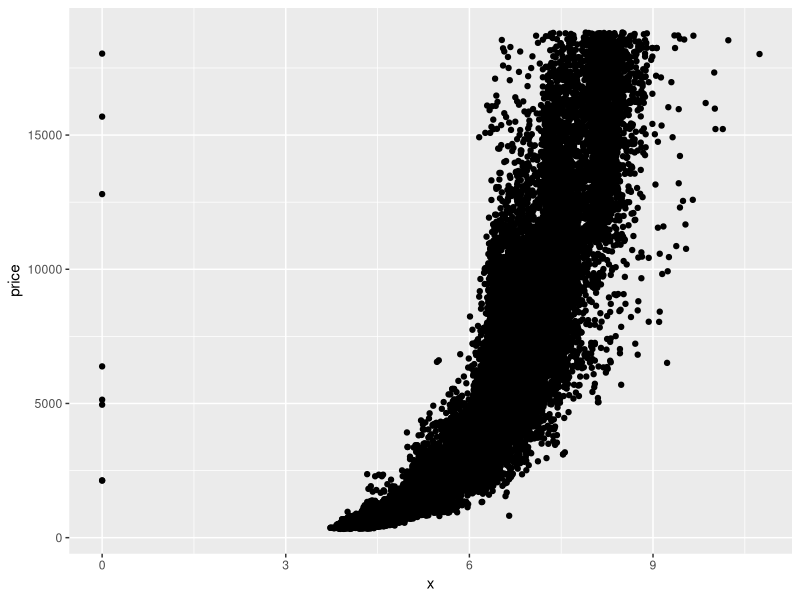
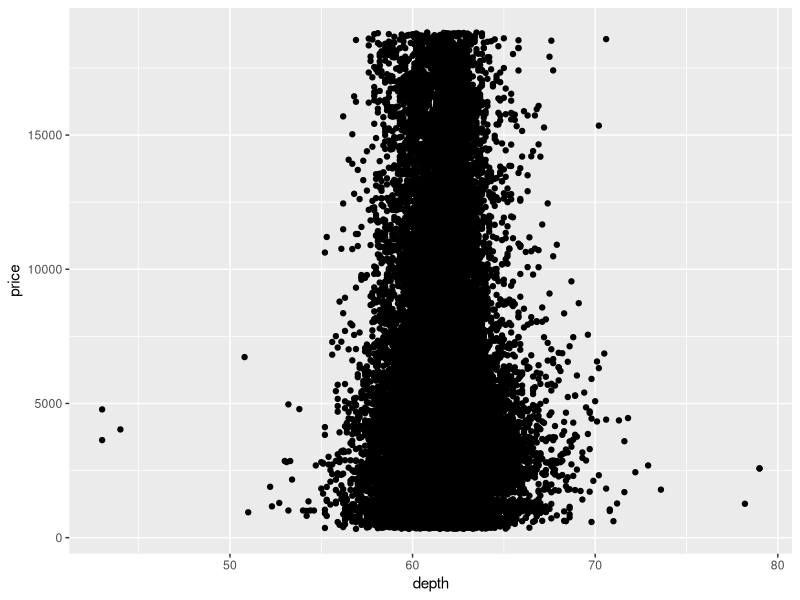
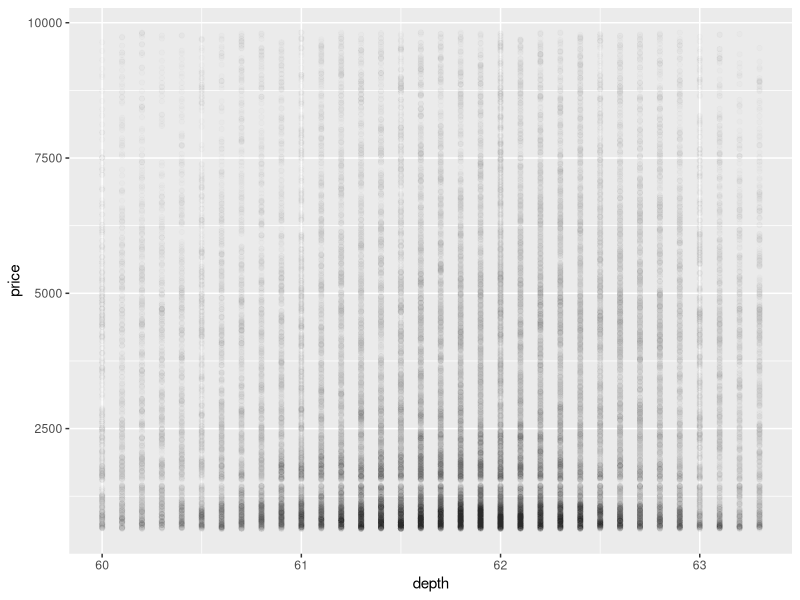

R code for these plots, in order: (Note: this script raises an error after producing the figures.)
## ---- chunk 1
library(ggplot2)
data("diamonds")
names(diamonds)

ggplot(aes(x = x, y = price), data = diamonds) + geom_point() 

## ---- chunk 2
cor.test(diamonds$x, diamonds$price, method = 'pearson')

cor.test(diamonds$y, diamonds$price, method = 'pearson')

cor.test(diamonds$z, diamonds$price, method = 'pearson')


## ---- chunk 3
ggplot(aes(x = depth, y = price), data = diamonds) + geom_point() 

## ---- chunk 4
ggplot(data = diamonds, aes(x = depth, y = price)) + 
        geom_point(alpha = 1/100) +
        scale_x_continuous(breaks = seq(quantile(diamonds$depth, 0.1), quantile(diamonds$depth, 0.9), 2))+
        xlim(quantile(diamonds$depth, 0.1), quantile(diamonds$depth, 0.9)) +
        ylim(quantile(diamonds$price, 0.1), quantile(diamonds$price, 0.9))       

## ---- chunk 5
cor.test(diamonds$depth, diamonds$price, method = 'pearson')

## ---- chunk 6
diamonds$volume <- diamonds$x * diamonds$y *diamonds$z
count(diamonds$volume == 0)

ggplot(data = diamonds, aes(x = volume, y = price)) + 
        geom_point(alpha = 1/20) +
        scale_x_continuous(breaks = seq(quantile(diamonds$volume, 0.1), quantile(diamonds$volume, 0.9), 2))+
        xlim(quantile(diamonds$volume, 0.1), quantile(diamonds$volume, 0.9)) +
        ylim(quantile(diamonds$price, 0.1), quantile(diamonds$price, 0.9)) 

## ---- chunk 7
with(subset(diamonds, volume <= 800 & volume >= 0), cor.test(volume, price, method = 'pearson'))

## ---- chunk 8
ggplot(data = diamonds, aes(x = volume, y = price)) + 
        geom_point(alpha = 1/20) +
        scale_x_continuous(breaks = seq(quantile(diamonds$volume, 0.1), quantile(diamonds$volume, 0.9), 2))+
        xlim(0, 800) +
        ylim(quantile(diamonds$price, 0.1), quantile(diamonds$price, 0.9)) +
        geom_smooth(method = 'lm', color = 'red')

## ---- chunk 9
suppressMessages(library(ggplot2))
suppressMessages(library(dplyr))
data(diamonds)

diamondsByClarity <- diamonds %>%
  group_by(clarity) %>%
  summarise(mean_price = mean(price), 
            median_price = median(price), 
            min_price = min(price), 
            max_price = max(price), 
            n= n())

diamondsByClarity

## ---- chunk 10
diamonds_by_clarity <- group_by(diamonds, clarity)
diamonds_mp_by_clarity <- summarise(diamonds_by_clarity, mean_price = mean(price))
head(diamonds_mp_by_clarity)

diamonds_by_color <- group_by(diamonds, color)
diamonds_mp_by_color <- summarise(diamonds_by_color, mean_price = mean(price))

p1  <- ggplot(diamonds_mp_by_clarity, aes(x = clarity, y = mean_price, fill= clarity)) +
  geom_bar(stat = "identity")

p2 <- ggplot(diamonds_mp_by_color, aes(x = color, y = mean_price, fill= color)) +
  geom_bar(stat = "identity")

library(gridExtra)
grid.arrange(p1, p2, ncol = 1)
## ---- chunk 11
diamonds_by_cut <- group_by(diamonds, cut)
diamonds_mp_by_cut <- summarise(diamonds_by_cut, mean_price = mean(price))

ggplot(diamonds_mp_by_cut, aes(x = cut, y = mean_price, fill= cut)) +
  geom_bar(stat = "identity")
  
